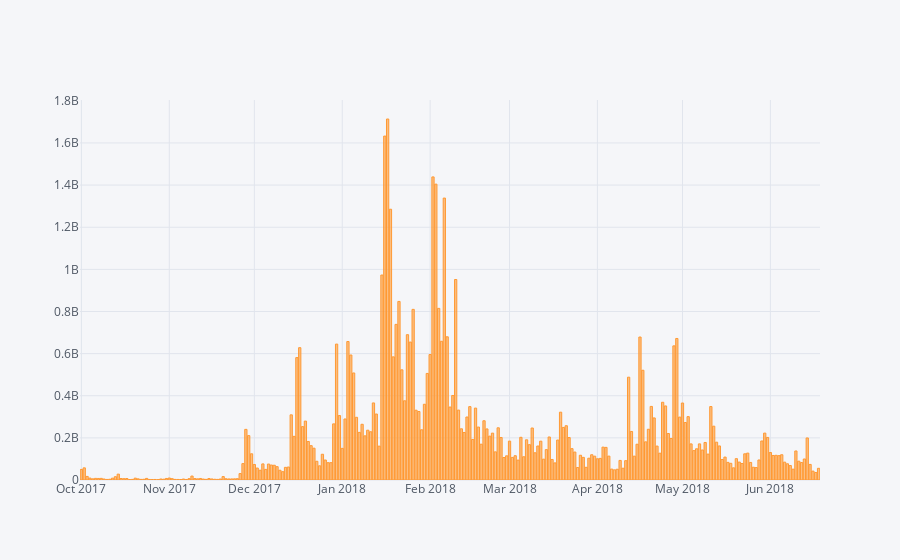

The notebook cell saved with this chart:
### Code cell
cardano.iplot(kind='bar',x='Date',y='Volume')

### Figure 1 — Plotly figure (JSON) as saved in the notebook; plotly's stock layout.template omitted (floating-point values rounded to 4 significant figures; data arrays with more than 128 entries replaced by an {"elided": "..."} marker saying what was removed)
{"data": [{"marker": {"color": "rgba(255, 153, 51, 0.6)", "line": {"color": "rgba(255, 153, 51, 1.0)", "width": 1}}, "name": "Volume", "orientation": "v", "text": "", "type": "bar", "x": {"elided": "261 str values"}, "y": {"elided": "261 int values"}}], "layout": {"legend": {"bgcolor": "#F5F6F9", "font": {"color": "#4D5663"}}, "paper_bgcolor": "#F5F6F9", "plot_bgcolor": "#F5F6F9", "titlefont": {"color": "#4D5663"}, "xaxis1": {"gridcolor": "#E1E5ED", "showgrid": true, "tickfont": {"color": "#4D5663"}, "title": "", "titlefont": {"color": "#4D5663"}, "zerolinecolor": "#E1E5ED"}, "yaxis1": {"gridcolor": "#E1E5ED", "showgrid": true, "tickfont": {"color": "#4D5663"}, "title": "", "titlefont": {"color": "#4D5663"}, "zerolinecolor": "#E1E5ED"}}}
